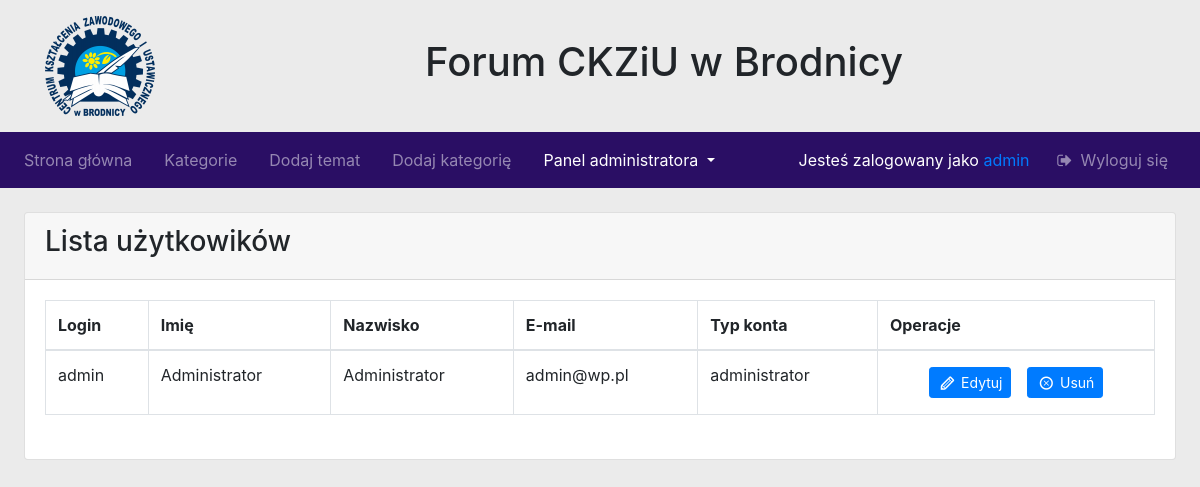
The page /zarzadzanie.php (signed in) on the database its author committed.
### tables this page shows
CREATE TABLE `uzytkownicy` (
  `id_uzytkownika` int(11) NOT NULL,
  `login` varchar(30) NOT NULL,
  `haslo` varchar(255) NOT NULL,
  `email` varchar(50) NOT NULL,
  `imie` varchar(30) NOT NULL,
  `nazwisko` varchar(50) NOT NULL,
  `plec` varchar(1) NOT NULL,
  `czy_aktywne` tinyint(1) DEFAULT NULL,
  `typ_konta` varchar(100) DEFAULT NULL,
  `data_zalozenia` date DEFAULT NULL
);

### zarzadzanie.php (the view, shortened to what this page needs)
<!DOCTYPE html>
<html lang="pl">
<head>
    <link rel="stylesheet" href="bootstrap.css">
    <link rel="stylesheet" href="style.css">
	<link rel="stylesheet" href="fontello/css/fontello.css">
	<link rel="stylesheet" type="text/css" href="https://cdn.datatables.net/1.10.20/css/jquery.dataTables.css">
</head>
<body>
  <header class="container">
	<div class="row">
		<div class="col-4 m-auto">
			<img style="width: 110px; height: 100px" class="my-3 align-right" src="logo2.png" alt="logo">
		</div>
		<div class="col-md-8 col-sm-12 m-auto">
			<h1> Forum CKZiU w Brodnicy </h1>
		</div>
	</div>
   </header>
	<nav class="navbar navbar-dark bg-dark navbar-expand-md">
		<div class="collapse navbar-collapse" id="menu">
			<ul class="navbar-nav">
				<li class="nav-item">
					<a class="nav-link" href="index.php"> Strona główna</a>
				</li>
				<li class="nav-item pl-3">
					<a class="nav-link" href="kategorie.php"> Kategorie </a>
				</li>
				<li class="nav-item pl-3">
					<a class="nav-link" href="dodaj-temat.php"> Dodaj temat </a>
				</li>
<?php
if (isset ($_SESSION['typ_konta']) && ($_SESSION['typ_konta'] == 'administrator' || $_SESSION['typ_konta'] == 'nauczyciel'))
{
echo<<<END
<li class="nav-item pl-3">
<a class="nav-link" href="dodaj-kategorie.php"> Dodaj kategorię </a>
</li>
END;
}
?>
<?php
if (isset ($_SESSION['typ_konta']) && $_SESSION['typ_konta'] == 'administrator')
{
echo<<<END
<li class="nav-item pl-3 dropdown active">
<a class="nav-link dropdown-toggle" href="#" id="navbarDropdown" role="button" data-toggle="dropdown">
Panel administratora
</a>
<div class="dropdown-menu">
END;
echo<<<END
<a class="dropdown-item" href="powiadomienia.php">Powiadomienia</a>
<a class="dropdown-item active" href="zarzadzanie.php">Zarządzanie użytkownikami</a>
<a class="dropdown-item" href="klasy.php">Klasy</a>
<a class="dropdown-item" href="lista-kategorii.php">Lista kategorii</a>
<a class="dropdown-item" href="prosby2.php">Prośby o aktywację</a>
<a class="dropdown-item" href="ckfinder/ckfinder.php">Pliki z serwera</a>
</div>
</li>
END;
}
?>
			</ul>
			<ul class="navbar-nav ml-auto">
				<li class="nav-item pr-2">
				<?php
					if (isset ($_SESSION['zalogowany']) && $_SESSION['zalogowany'] == true)
						echo '<span style="color: white" class="nav-link "> Jesteś zalogowany jako <a href="profil.php?id=' . $_SESSION['id'] . '">' . $_SESSION['uzytkownik'] . '</a> </span>';
					else
						echo '<a class="nav-link" href="rejestracja.php"> <i class="icon-user"></i>Zarejestruj się </a>';
				?>
				</li>
				<li class="nav-item pr-2">
					<?php
						if (isset ($_SESSION['zalogowany']) && $_SESSION['zalogowany'] == true)
							echo '<a class="nav-link" href="wyloguj.php"> <i class="icon-logout"></i> Wyloguj się </a>';
						else
							echo '<a class="nav-link" href="logowanie.php"> <i class="icon-login"></i> Logowanie </a>';
					?>
				</li>
			</ul>
		</div>
	</nav>
		<div class="card mx-4 my-4">
			<div class="card-header"><h3>Lista użytkowików</h3></div>
			<div class="card-body">
				<div class="table-responsive">
					<table id="users" class="table table-bordered mb-4" cellspacing="0">
						<thead>
							<tr>
								<th>Login</th>
								<th>Imię</th>
								<th>Nazwisko</th>
								<th>E-mail</th>
								<th>Typ konta</th>
								<th>Operacje</th>
							</tr>
						</thead>
						<tbody>
					<?php
						require "connect.php";
						$sql = "SELECT id_uzytkownika, imie, nazwisko, login, email, typ_konta FROM uzytkownicy WHERE id_uzytkownika != -1";
						$wynik = $conn -> query ($sql);
						if ($wynik -> num_rows > 0)
						{
							while ($wiersz = $wynik -> fetch_assoc())
							{
								echo '<tr id="' . $wiersz['id_uzytkownika'] . '">';
								echo "<td>" . $wiersz['login'] . "</td>";
								echo "<td>" . $wiersz['imie'] . "</td>";
								echo "<td>" . $wiersz['nazwisko'] . "</td>";
								echo "<td>" . $wiersz['email'] . "</td>";
								echo "<td>" . $wiersz['typ_konta'] . "</td>";
								echo '<td class="pr-0 pl-0 text-center">';
								echo '<button type="button" class="btn btn-primary btn-sm ml-2 mr-2 my-1 text-center" onclick="edit(' . $wiersz['id_uzytkownika'] . ')"> <i class="icon-pencil"> </i>Edytuj</button>';
								echo '<button type="button" class="btn btn-primary btn-sm ml-2 mr-2 my-1 text-center" onclick="usun(' . $wiersz['id_uzytkownika'] . ')"><i class="icon-delete"> </i>Usuń</button>';
								echo "</td>";
								echo "</tr>";
							}
						}
					?>
						</tbody>
					</table>
				</div>
			</div>
		</div>
</body>
</html>

### style.css (style rules this page uses)
body { font-size: 16px; background-color: #EBEBEB; }
.bg-dark { background-color: #2A0E64 !important; }

### rows shown on the page
uzytkownicy: login "admin", imie "Administrator", nazwisko "Administrator", email "admin@wp.pl", typ_konta "administrator"

### other values the page prints
$_SESSION['uzytkownik'] "admin"
